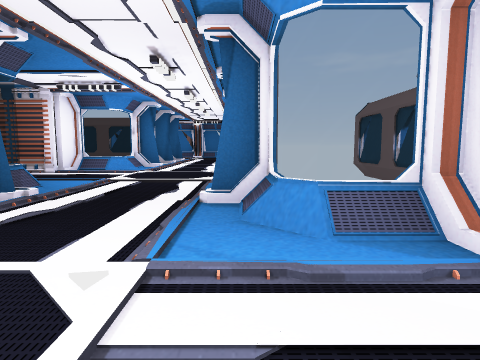
[1] (above)

24 first-person views from a walk through a 3-D level made in the Unity game engine. The camera is 1.2 m above the floor, tilts 6° down and sees 75° across. Doors are open. The floor is counted in squares, 2 m on a side. Each view is taken from the middle of a square. On the plan, view 1 faces up. The plan holds only what a view shows up to about 9 squares ahead; the rest is blank. The place goes on beyond the plan. Some animated figures are left out. Some surface patterns are stand-ins.

[2]
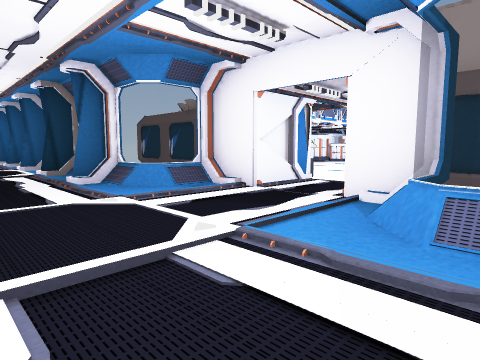

[3]
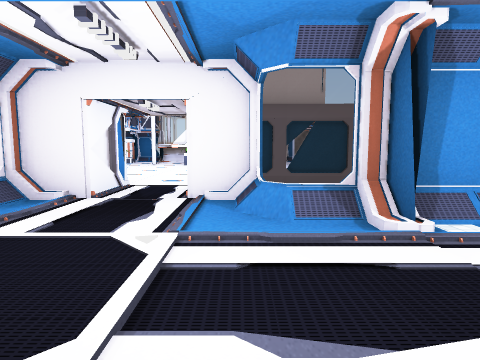

[4]
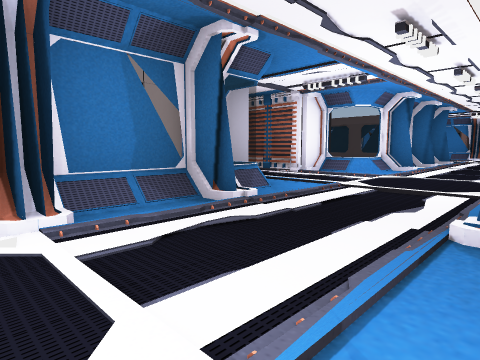

[5]
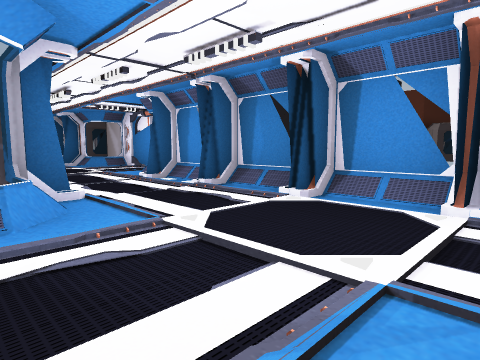

[6]
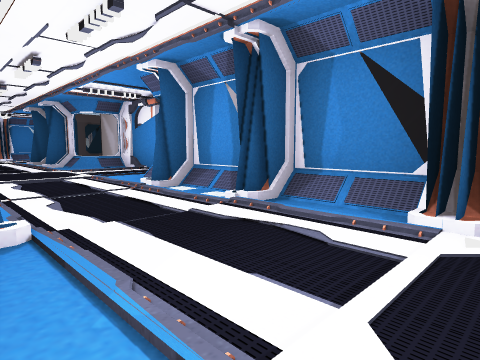

[7]
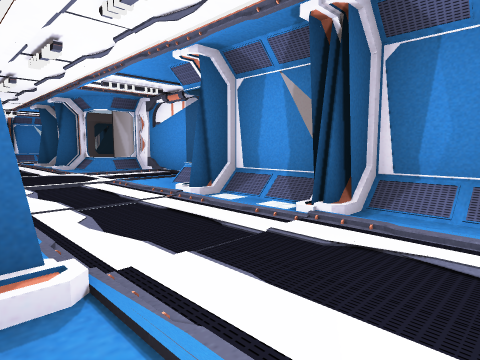

[8]
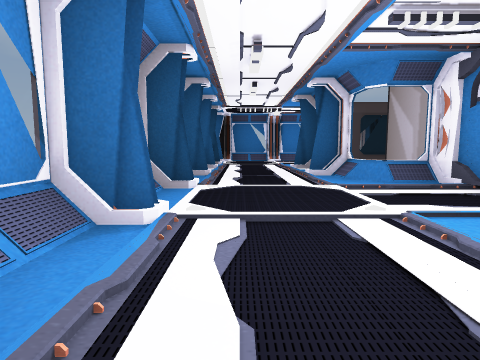

[9]
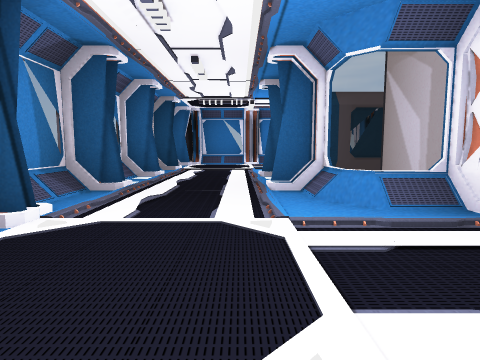

[10]
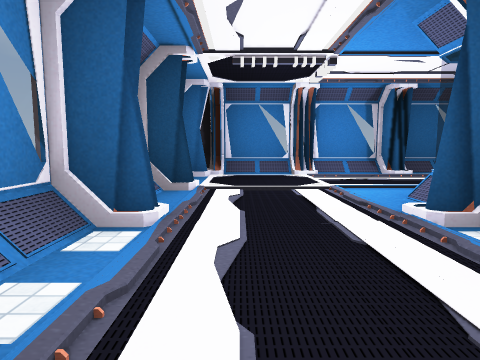

[11]
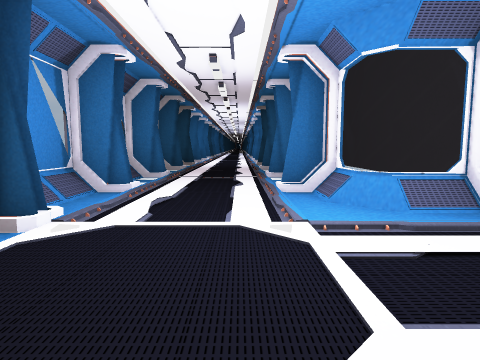

[12]
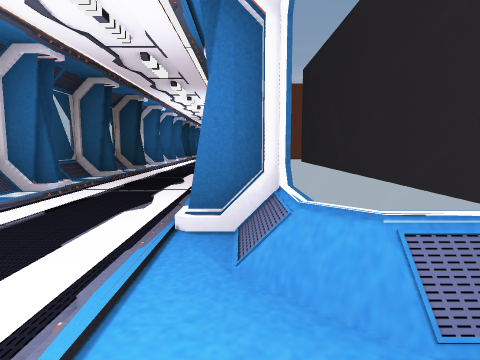

[13]
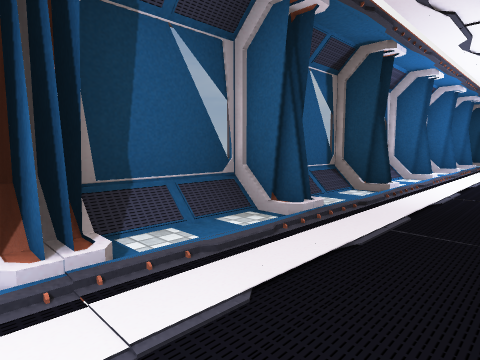

[14]
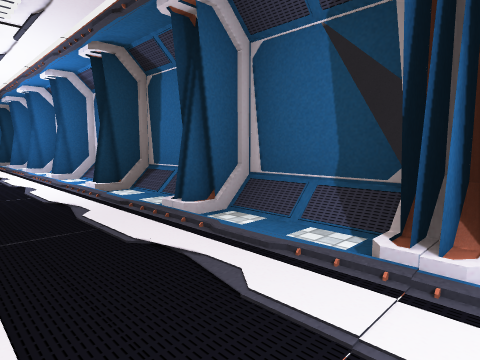

[15]
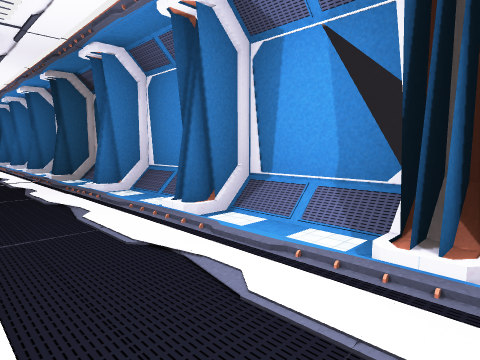

[16]
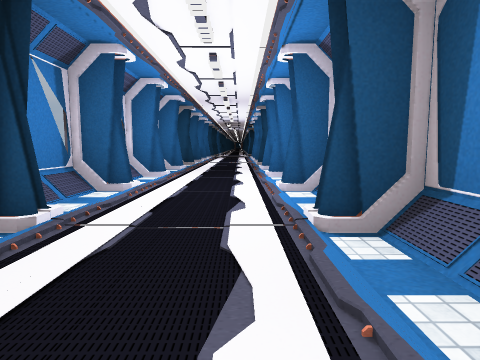

[17]
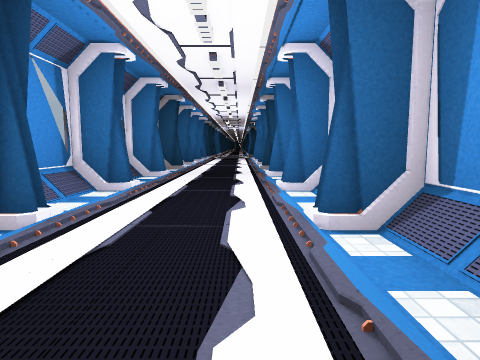

[18]
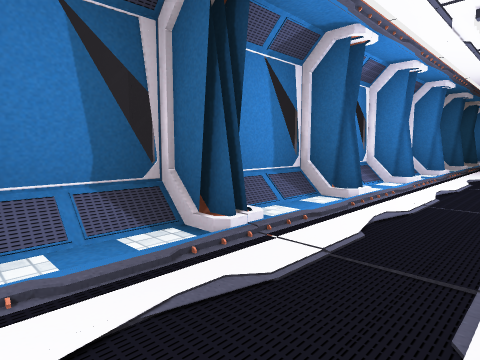

[19]
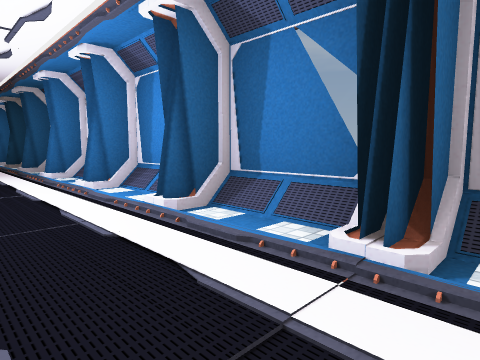

[20]
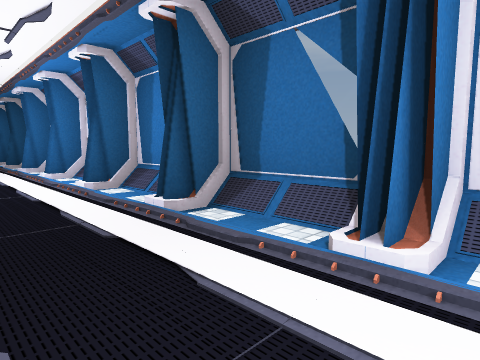

[21]
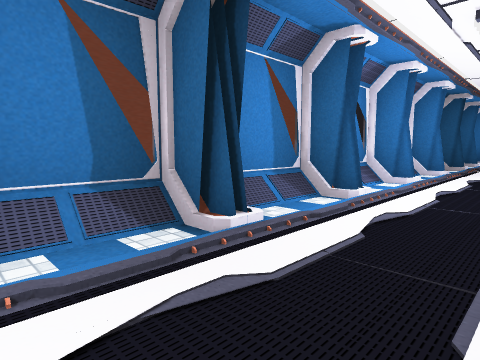

[22]
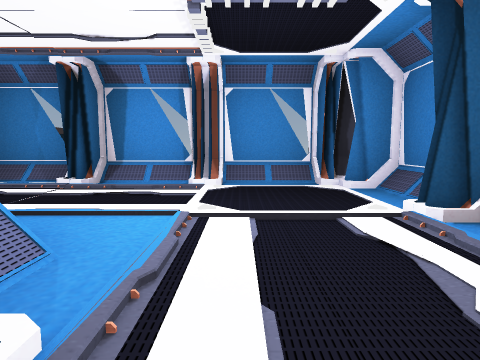

[23]
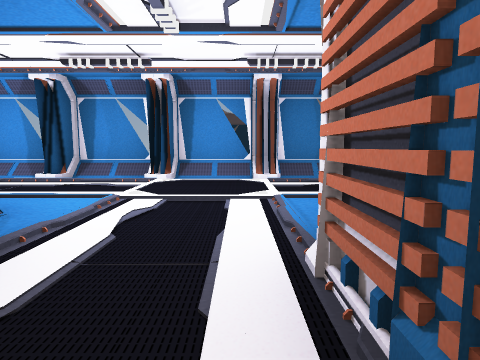

[24]
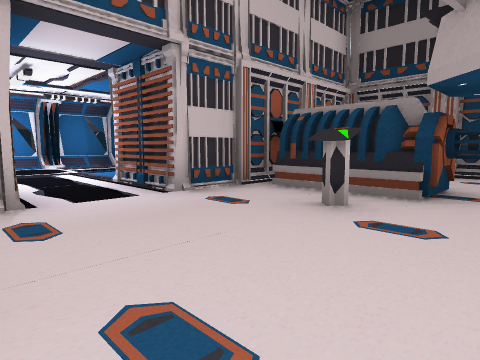

### Floor plan
Key: @ floor where view 1 was taken; # wall or solid block; . main floor; : floor 0.25 m higher than the main floor; / step, stairs or slope; D open door; = window, fence, low wall or low ledge; C console; M computer; O other object.
Columns run from 27 left of view 1 to 3 right of it. Each row starts with its distance up from view 1.
 11                          ...#
 10                         #..##
  9                       ##/...#
  8                  ....##:/..##
  7                  .....DD....# #
  6                  .....DD...## #
  5                  ..C.##:/...###
  4                   ###M  /..## #
  3                   #  M  #..=##
  2                   .  M ##.../=
  1                   M MM #:...DDO
  0                        ##..@DD
 -1                        #:.../##
 -2                        ##..=#=#
 -3                         :..## #
 -4                        ##..#
 -5                         /../
 -6                       OO=..#
 -7                        /....
 -8                        /...#
 -9                       O:/...
-10                        =/..##
-11    OO  O#  #OO  OOOOOO###...#
-12                         #..##
-13                         /...#
-14  ######################==..##
-15 .........................../#
-16 .........................../#
-17 /=/=/=/=/=/=/=/=/=/=/=/=/=/##
-18 ############################

Positions as (right, up) in squares from view 1, and headings:
1: (0, 0), facing up
2: (-2, -2), facing up-right
3: (-3, -1), facing right
4: (0, 1), facing up-left
5: (1, 2), facing down-left
6: (0, 0), facing down-left
7: (0, -1), facing down-left
8: (-1, -4), facing down
9: (-2, -6), facing down
10: (-1, -10), facing down
11: (0, -15), facing left
12: (-2, -14), facing left
13: (-6, -15), facing down-left
14: (-6, -16), facing up-left
15: (-12, -16), facing up-left
16: (-16, -15), facing left
17: (-18, -15), facing left
18: (-18, -16), facing up-right
19: (-17, -15), facing down-right
20: (-27, -15), facing down-right
21: (-26, -16), facing up-right
22: (-5, -15), facing right
23: (-6, 6), facing right
24: (-10, 8), facing down-right
